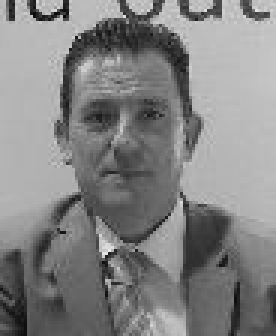
%> input picture ImagenesCaras/cara1.png, 92 x 112 px (shown 3 times larger)
$ octave punto1.m   (GNU Octave 9; MATLAB toolbox functions it lacks are replaced by stand-ins)
%> lines starting %> are read from the running program, lines starting %| are printed output that depends on the picture
c1 = imread("../../ImagenesCaras/cara1.png");
%> c1 is the input picture: size 112x92 uint8; min 8, max 232, mean 131.4
c2 = imread("../../ImagenesCaras/cara2.png");
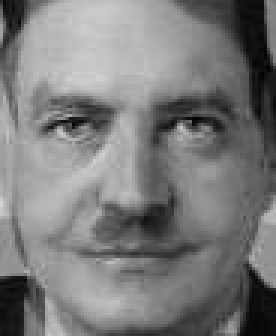
%> input picture ImagenesCaras/cara2.png, 92 x 112 px (shown 3 times larger)
%> c2 is the input picture: size 112x92 uint8; min 1, max 212, mean 123
figure
subplot(1,2,1)
imshow(c1)
title("Cara original A")
subplot(1,2,2)
imshow(c2)
title("Cara original B")


%punto A
resta1 = c1 - c2;
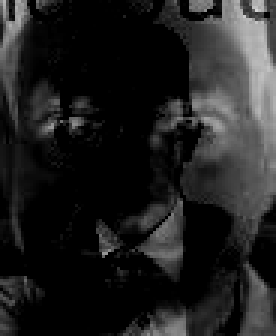
%> resta1: size 112x92 uint8 (shown 3 times larger); min 0, max 213, mean 32
resta2 = c2 - c1;
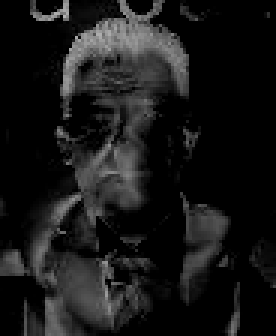
%> resta2: size 112x92 uint8 (shown 3 times larger); min 0, max 178, mean 23.6

figure
subplot(1,2,1)
imshow(resta1)
title("A - B")
subplot(1,2,2)
imshow(resta2)
title("B - A")


suma = c1 + c2;
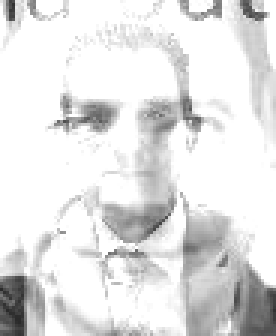
%> suma: size 112x92 uint8 (shown 3 times larger); min 42, max 255, mean 227.2
figure;
imshow(suma)
title("A + B")

prod = c1.*c2;
figure;
imshow(prod)
title("A*B")

%punto B
scalar = 2;
prod1 = c1*scalar;
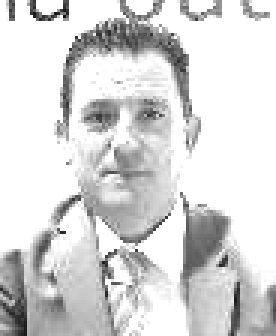
%> prod1: size 112x92 uint8 (shown 3 times larger); min 16, max 255, mean 215.9
prod2 = c2*scalar;
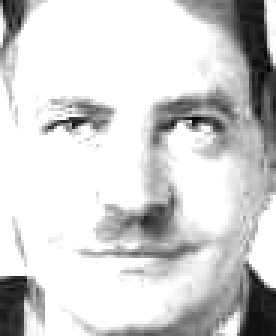
%> prod2: size 112x92 uint8 (shown 3 times larger); min 2, max 255, mean 209.5
figure
subplot(1,2,1)
imshow(prod1)
title("A*escalar")
subplot(1,2,2)
imshow(prod2)
title("B*escalar")

%Punto C
